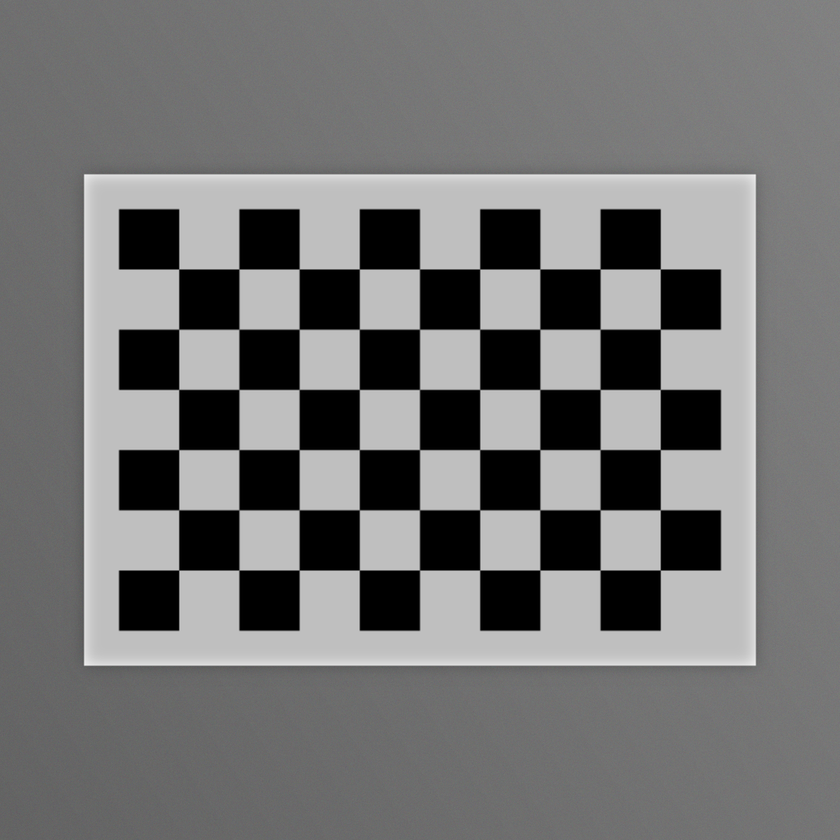
#> input picture 应用层项目/PnP位姿估计/assets/board.png, 840 x 840 px, shrunk from 1024 x 1024 before the run
$ python demo.py
#> lines starting #> are read from the running program, lines starting #| are printed output that depends on the picture
# -*- coding: utf-8 -*-
"""PnP 位姿估计：由棋盘格角点的 2D-3D 对应求相机相对标定板的 6DoF 位姿。

思路：
    1. findChessboardCorners + cornerSubPix 拿到 9x6 个角点的亚像素坐标；
    2. 标定板方格边长已知，角点在世界系下是规则的 3D 点阵；
    3. solvePnP 解 rvec/tvec，再用 LM 精修，最后把坐标轴和一个立方体投回图像验证；
    4. 用重投影误差量化位姿精度。

核心函数：cv2.solvePnP / cv2.solvePnPRefineLM / cv2.projectPoints
输出：output/pnp_axes.png
"""

import argparse
import os
import sys

try:
    import cv2
    import numpy as np
except ImportError:  # pragma: no cover
    sys.exit("缺少依赖：pip install opencv-contrib-python numpy")

HERE = os.path.dirname(os.path.abspath(__file__))
PROJ = os.path.dirname(HERE)
ASSETS = os.path.join(PROJ, "assets")
OUT = os.path.join(PROJ, "output")

PATTERN = (9, 6)
SQUARE_MM = 25.0


def save(name, img):
    os.makedirs(OUT, exist_ok=True)
    path = os.path.join(OUT, name)
    cv2.imwrite(path, img)
    print("已保存", os.path.relpath(path, PROJ))


def assumed_camera(img):
    h, w = img.shape[:2]
    f = 1.2 * w
    return np.array([[f, 0, w / 2], [0, f, h / 2], [0, 0, 1]], np.float64)


def cube_points(square_mm, cols, rows, height_mm):
    """立方体 8 个顶点：贴着标定板的一个“盒子”，用来直观检查位姿。"""
    w = (cols - 1) * square_mm
    h = (rows - 1) * square_mm
    x0, y0 = 0.0, -h
    return np.float32([
        [x0, y0, 0], [x0 + w, y0, 0], [x0 + w, y0 + h, 0], [x0, y0 + h, 0],
        [x0, y0, -height_mm], [x0 + w, y0, -height_mm], [x0 + w, y0 + h, -height_mm], [x0, y0 + h, -height_mm],
    ])


def draw_cube(img, K, rvec, tvec, pts):
    proj, _ = cv2.projectPoints(pts, rvec, tvec, K, None)
    p = proj.reshape(-1, 2).astype(int)
    for a, b in [(0, 1), (1, 2), (2, 3), (3, 0), (4, 5), (5, 6), (6, 7), (7, 4), (0, 4), (1, 5), (2, 6), (3, 7)]:
        cv2.line(img, tuple(p[a]), tuple(p[b]), (0, 200, 255), 2)
    for i, (x, y) in enumerate(p):
        cv2.circle(img, (x, y), 3, (0, 0, 255), -1)


def main():
    ap = argparse.ArgumentParser(description="棋盘格 PnP 位姿估计")
    ap.add_argument("--input", default=os.path.join(ASSETS, "board.png"))
    ap.add_argument("--square-mm", type=float, default=SQUARE_MM)
    ap.add_argument("--display", action="store_true")
    args = ap.parse_args()

    img = cv2.imread(args.input)
#> img is the input picture: shape (840, 840, 3); mean B, G, R 116, 116, 116
    if img is None:
        sys.exit("读不到输入图：%s" % args.input)
    gray = cv2.cvtColor(img, cv2.COLOR_BGR2GRAY)

    ok, corners = cv2.findChessboardCorners(gray, PATTERN, None)
#> ok = True; corners = 54 rows, first 8: [178.7, 269], [238.9, 269], [299.1, 269], [359.3, 268.9], [419.5, 269], [479.7, 269], [539.9, 269], [600.1, 269]
    if not ok:
        sys.exit("没找到 %dx%d 棋盘格" % PATTERN)
    corners = cv2.cornerSubPix(gray, corners, (11, 11), (-1, -1),
                               (cv2.TERM_CRITERIA_EPS | cv2.TERM_CRITERIA_MAX_ITER, 40, 1e-4))
#> corners = 54 rows, first 8: [178.7, 269], [238.9, 269], [299.2, 269], [359.3, 269], [419.5, 269], [479.7, 269], [539.8, 269], [600.1, 269]

    cols, rows = PATTERN
    objp = np.zeros((cols * rows, 3), np.float32)
    objp[:, :2] = np.mgrid[0:cols, 0:rows].T.reshape(-1, 2) * args.square_mm

    K = assumed_camera(img)
#> K = [[1008, 0, 420], [0, 1008, 420], [0, 0, 1]]
    ok, rvec, tvec = cv2.solvePnP(objp, corners, K, None, flags=cv2.SOLVEPNP_ITERATIVE)
#> rvec = [1.66e-06, 1.63e-06, -5.07e-09]; tvec = [-100.2, -62.71, 418.6]
    if not ok:
        sys.exit("solvePnP 失败")
    rvec, tvec = cv2.solvePnPRefineLM(objp, corners, K, None, rvec, tvec)

    proj, _ = cv2.projectPoints(objp, rvec, tvec, K, None)
#> proj = 54 rows, first 8: [178.7, 269], [238.9, 269], [299.1, 269], [359.3, 269], [419.5, 269], [479.7, 269], [539.9, 269], [600.1, 269]
    err = float(np.mean(np.linalg.norm(proj.reshape(-1, 2) - corners.reshape(-1, 2), axis=1)))
#> err = 0.0356

    canvas = img.copy()
    cv2.drawChessboardCorners(canvas, PATTERN, corners, True)
    try:
        cv2.drawFrameAxes(canvas, K, None, rvec, tvec, args.square_mm * 2, 3)
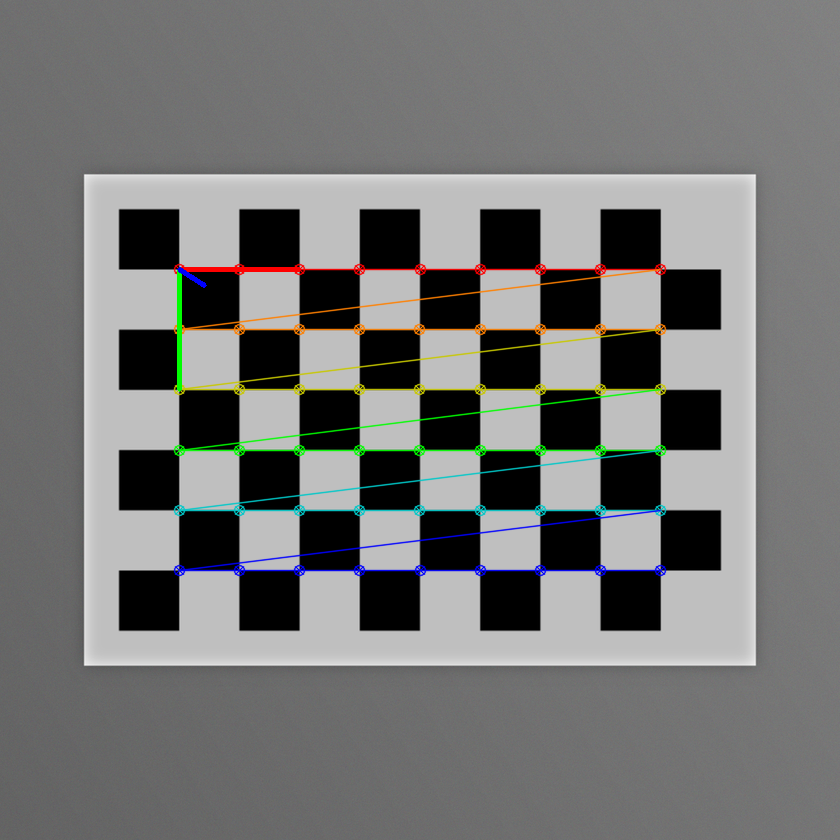
#> canvas: shape (840, 840, 3); mean B, G, R 115.7, 116.7, 116.2
    except cv2.error:
        pass
    draw_cube(canvas, K, rvec, tvec, cube_points(args.square_mm, cols, rows, args.square_mm * 2))
#> in draw_cube, `proj, _ = cv2.projectPoints(pts, rvec, tvec, K, None)`: proj = [[178.7, -32.01], [660.3, -32.01], [660.3, 269], [178.7, 269], [146, -93.32], [692.9, -93.32], [692.9, 248.5], [146, 248.5]]
#> in draw_cube, `p = proj.reshape(-1, 2).astype(int)`: p = [[178, -32], [660, -32], [660, 268], [178, 268], [145, -93], [692, -93], [692, 248], [145, 248]]
#> the loop in draw_cube, `for i, (x, y) in enumerate(p):` made 8 passes
#> after the loop in draw_cube, `for i, (x, y) in enumerate(p):`:
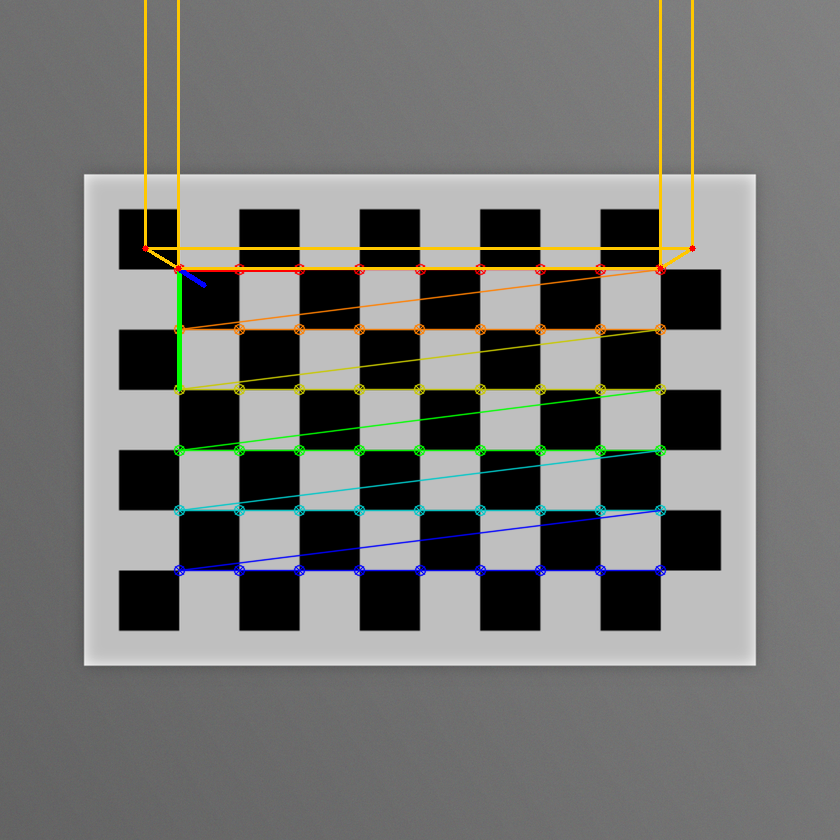
#> img: shape (840, 840, 3); mean B, G, R 114.9, 117.6, 117.3

    rmat, _ = cv2.Rodrigues(rvec)
#> rmat = [[1, 5.07e-09, 1.63e-06], [-5.06e-09, 1, -1.66e-06], [-1.63e-06, 1.66e-06, 1]]
    euler = cv2.RQDecomp3x3(rmat)[0]
#> euler = (9.54e-05, 9.31e-05, 0)
    text = "t=(%.1f, %.1f, %.1f)mm  ang=(%.1f, %.1f, %.1f)deg  reproj=%.2fpx" % (
        tvec[0, 0], tvec[1, 0], tvec[2, 0], euler[0], euler[1], euler[2], err)
    cv2.rectangle(canvas, (0, 0), (canvas.shape[1], 44), (0, 0, 0), -1)
    cv2.putText(canvas, text, (10, 30), cv2.FONT_HERSHEY_SIMPLEX, 0.62, (0, 255, 0), 2)
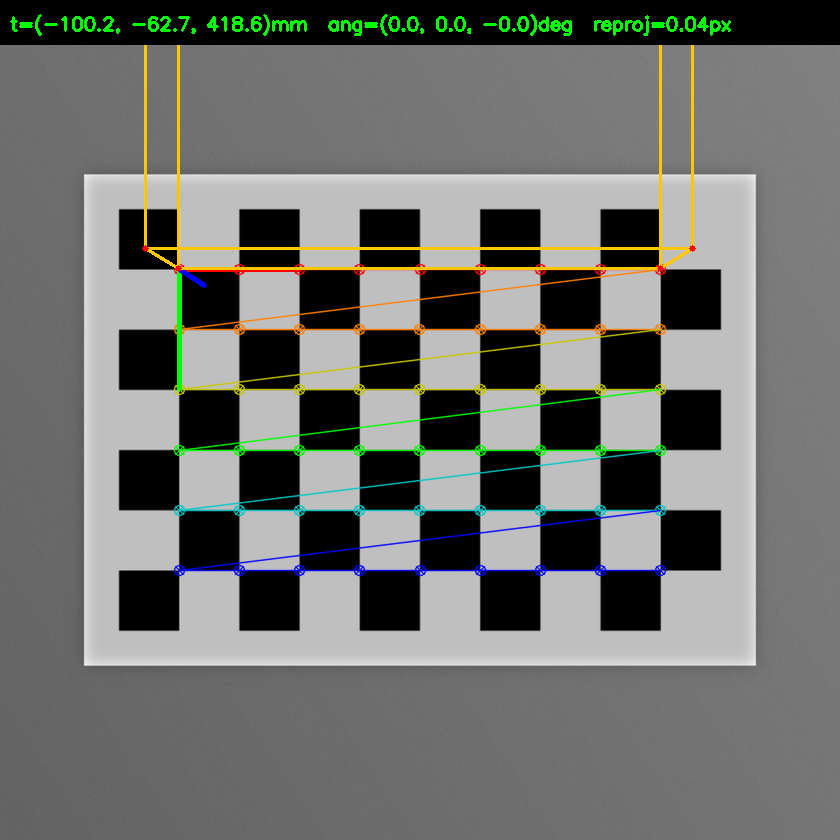
#> canvas: shape (840, 840, 3); mean B, G, R 108.5, 112.7, 110.8

    print("旋转向量 rvec =", np.array2string(rvec.ravel(), precision=3))
#| 旋转向量 rvec = [ 1.664e-06  1.626e-06 -5.066e-09]
    print("平移向量 tvec =", np.array2string(tvec.ravel(), precision=2), "(单位与方格边长一致)")
#| 平移向量 tvec = [-100.21  -62.71  418.6 ] (单位与方格边长一致)
    print("欧拉角 =", np.array2string(np.array(euler), precision=2), "度")
#| 欧拉角 = [ 9.54e-05  9.31e-05 -0.00e+00] 度
    print("重投影误差 =%.3f px" % err)
#| 重投影误差 =0.036 px
    save("pnp_axes.png", canvas)

    if args.display:
        cv2.imshow("pnp", canvas)
        cv2.waitKey(0)
        cv2.destroyAllWindows()


if __name__ == "__main__":
    main()
